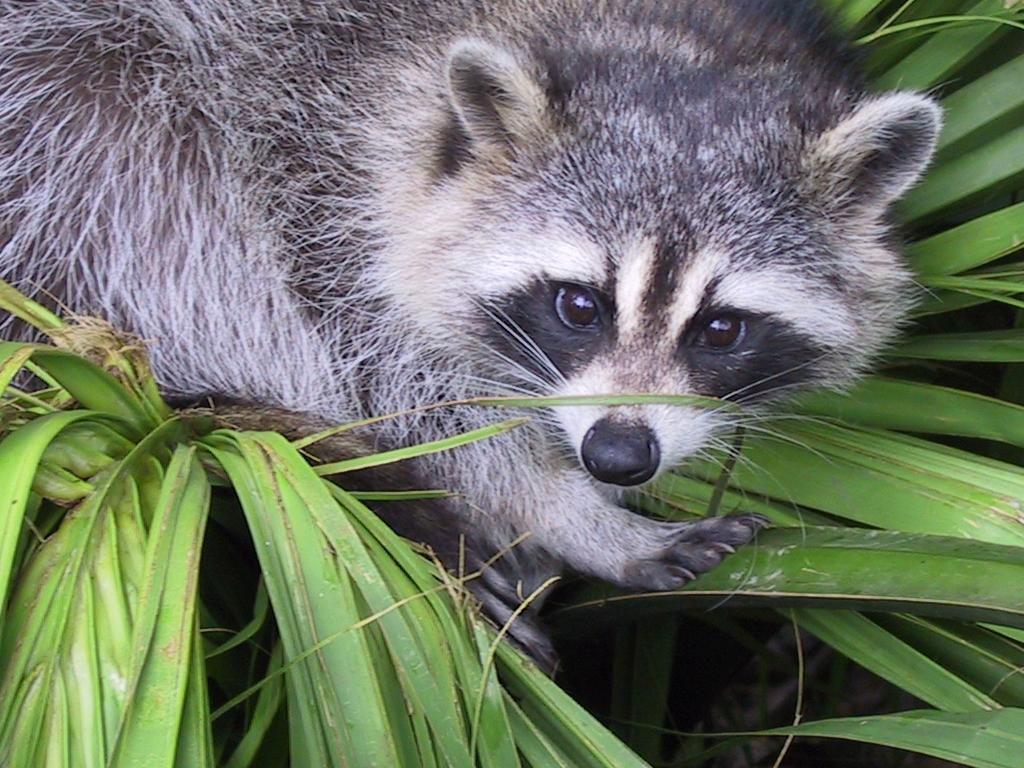
#> input picture python01/ex04/animal.jpeg, 1024 x 768 px
$ python rotate.py
#> lines starting #> are read from the running program, lines starting #| are printed output that depends on the picture
### python01/ex04/load_image.py
#!/usr/bin/python3

import numpy as np
from PIL import Image


def ft_load(path: str) -> np.ndarray | None:
    """Function that loads an image with path, prints its format,
    and its pixels content in RGB format. The function works with
    JPG and JPEG format."""
#> called with path = 'animal.jpeg'

    try:
        img = Image.open(path)
#> img is the input picture: PIL image 1024x768 RGB; mean R, G, B 110.7, 117.7, 102.1
        arr = np.array(img)
        return arr

    except Exception as e:
        print("Error:", e)
        return None

### python01/ex04/rotate.py
#!/usr/bin/python3

import numpy as np
import sys
from load_image import ft_load
import matplotlib.pyplot as plt
from numpy import ndarray as array


def ft_crop(imgArr, startX, startY, sizeX, sizeY) -> array:
    """Function to crop a image array, return a new array."""
#> called with startX = 450, startY = 120, sizeX = 400, sizeY = 400

    return imgArr[startY:startY + sizeY, startX:startX + sizeX, 0:1]
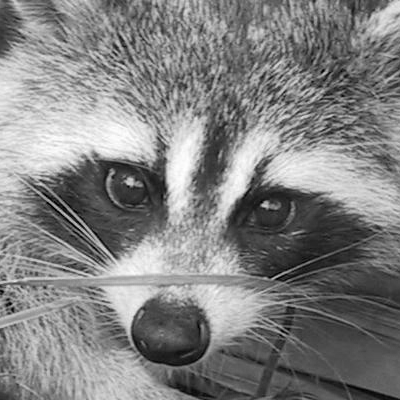
#> returned value: shape (400, 400, 1); min 0, max 255, mean 129.4
#| The shape of image is: (400, 400, 1)
#> (printed output is left out)


def ft_transpose(imgArr) -> array:
    """Fucntion to transpose an 2 dimensional array."""

    assert len(imgArr.shape) == 2, "Not a 2 dimensional array."
    newArray = np.zeros(imgArr.shape[::-1], np.int32)

    for i, line in enumerate(newArray):
        for j in range(len(line)):
            newArray[i][j] = imgArr[j][i]
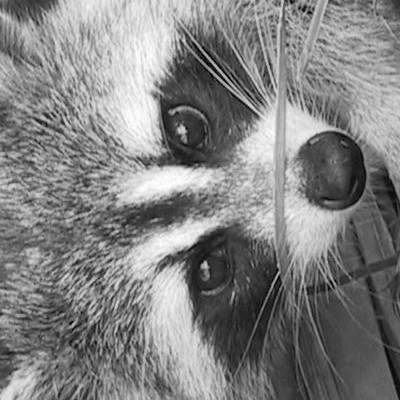
#> newArray: shape (400, 400) int32; min 0, max 255, mean 129.4
    return newArray


def main():
    """Main function to load animal.jpeg and rotate it, display original
    information and image."""

    try:
        imgArr = ft_load("animal.jpeg")
        if imgArr is None:
            sys.exit(1)
        newImgArr = ft_crop(imgArr, 450, 120, 400, 400)
        print("The shape of image is:", newImgArr.shape)
        print(newImgArr)

        newImgArrT = ft_transpose(newImgArr.squeeze())
        print("New shape after Transpose:", newImgArrT.shape)
#| New shape after Transpose: (400, 400)
        print(newImgArrT)
#> (printed output is left out)

        plt.imshow(newImgArrT, cmap='grey')
        plt.show()

    except Exception as e:
        print("Error:", e)


if __name__ == "__main__":
    main()
